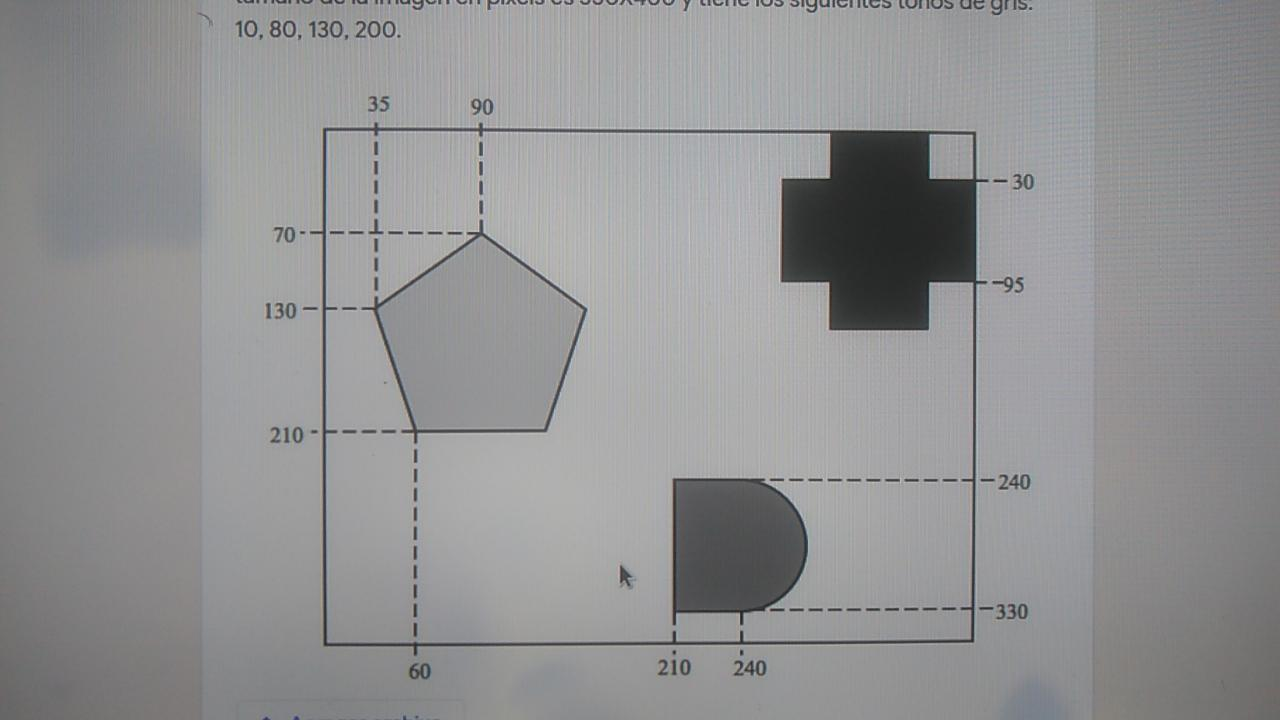
#> input picture ex.jpeg, 1280 x 720 px
$ jupyter execute Ecualizacion.ipynb
#> lines starting #> are read from the running program, lines starting #| are printed output that depends on the picture
[cell 1]
import matplotlib.pyplot as plt
import numpy as np
from PIL import Image
import requests
from io import BytesIO

[cell 2]
to_gray = lambda img:np.sum(img.copy() * [.299,.587,.114], axis=-1)

[cell 3]
def histogram(x):
    counter = dict(zip(np.arange(256),np.zeros(256).astype(int)))
    for i in x:
        counter[i//1] +=1
    return np.array(list(counter.values())),np.array(list(counter.keys()))

cumsum = lambda x:np.array([sum(x[:i+1]) for i in range(len(x))])

[cell 4]
img = Image.open('ex.jpeg')
#> img is the input picture: PIL image 1280x720 RGB; mean R, G, B 146, 146.3, 147.3
img_g = to_gray(np.array(img))
pixels = len(img_g.flatten())
#> pixels = 921600

# Histograma original
hist,vals = histogram(img_g.flatten())
#> the loop in histogram, `for i in x:` made 921600 passes
#> i on passes 1 to 3: 118, 118, 118
#> after the loop in histogram, `for i in x:`: counter = 256 items
#> hist = 256 values, max 28324 at index 161, min 0 at index 0, mean 3600; vals = 256 values from 0 to 255

# Funcion Transformacion
tranformation = (cumsum(hist)*255)//pixels
#> tranformation = 256 values from 0 to 255
tranformation = tranformation.astype(int)

# Ecualizacion
vfunc = np.vectorize(lambda x: tranformation[int(x)])
img_eq = vfunc(img_g.copy())
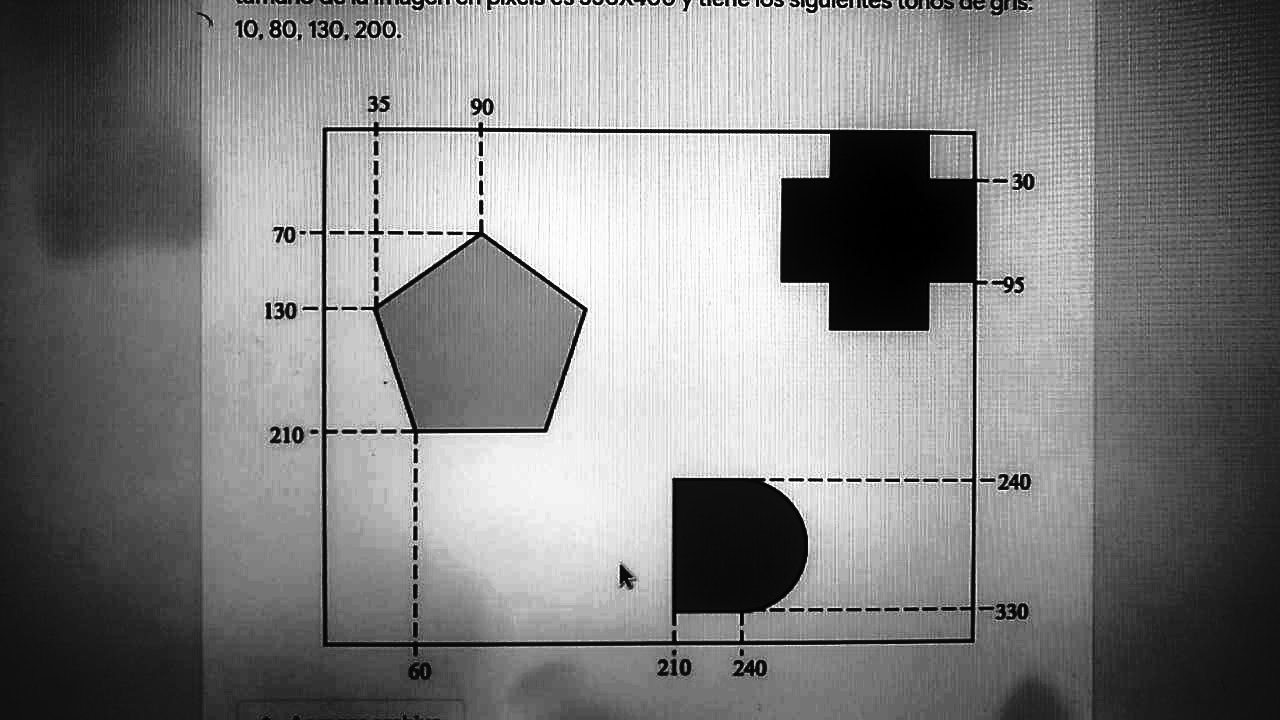
#> img_eq: shape (720, 1280) int64; min 0, max 255, mean 129

# Histograma ecualizado
hist_eq,vals_eq = histogram(img_eq.flatten())
#> the loop in histogram (call 2), `for i in x:` made 921600 passes
#> i on passes 1 to 3: 22, 22, 22
#> hist_eq = 256 values, max 28324 at index 176, min 0 at index 29, mean 3600; vals_eq = 256 values from 0 to 255

fig, axs = plt.subplots(2, 2)
fig.set_size_inches(8, 8)
axs[0, 0].imshow(img_g,cmap="gray", vmin=0, vmax=255)
axs[0, 1].bar(vals,hist/pixels)
axs[1, 0].imshow(img_eq,cmap="gray", vmin=0, vmax=255)
axs[1, 1].bar(vals_eq,hist_eq/pixels)

plt.show()
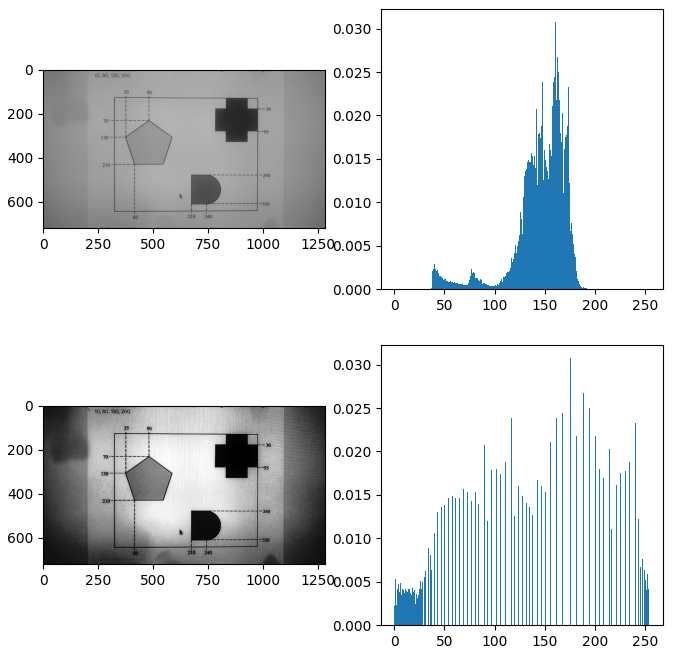
#> figure drawn by matplotlib, 4 panels; panel 2: tallest bar 0.0307 high, from x = 160.6 to 161.4; panel 4: tallest bar 0.0307 high, from x = 175.6 to 176.4

[cell 5]
plt.plot(tranformation)
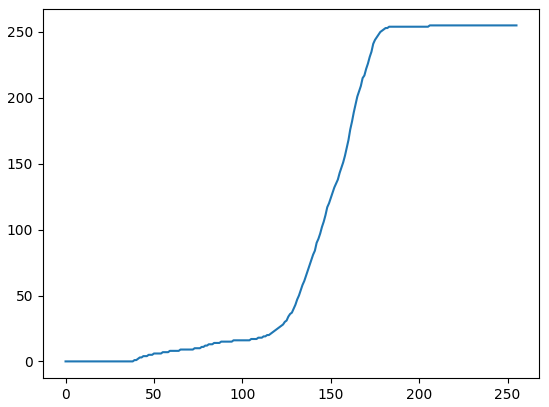
#> figure drawn by matplotlib, 1 panel; curve peaks at x = 206, y = 255

$ run again, with eri.jpeg copied over ex.jpeg
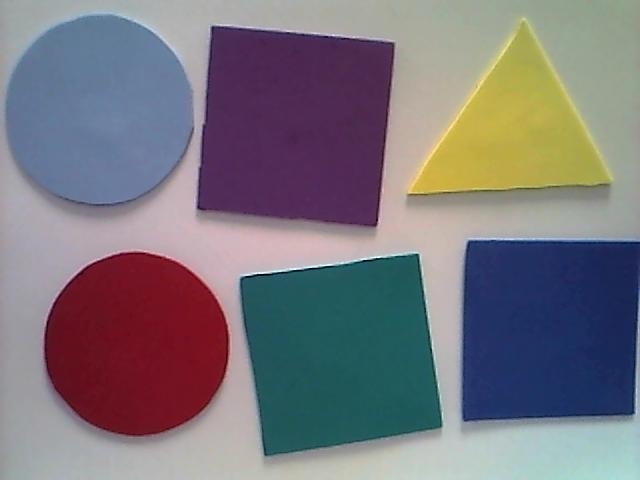
#> input picture eri.jpeg, 640 x 480 px
#> img is the input picture: PIL image 640x480 RGB; mean R, G, B 121.3, 117.4, 124.4
#> pixels = 307200
#> the loop in histogram, `for i in x:` made 307200 passes
#> i on passes 1 to 3: 155.2, 155.2, 156.2
#> after the loop in histogram, `for i in x:`: counter = 256 items
#> hist = 256 values, max 7797 at index 50, min 0 at index 0, mean 1200; vals = 256 values from 0 to 255
#> `img_eq = vfunc(img_g.copy())`:
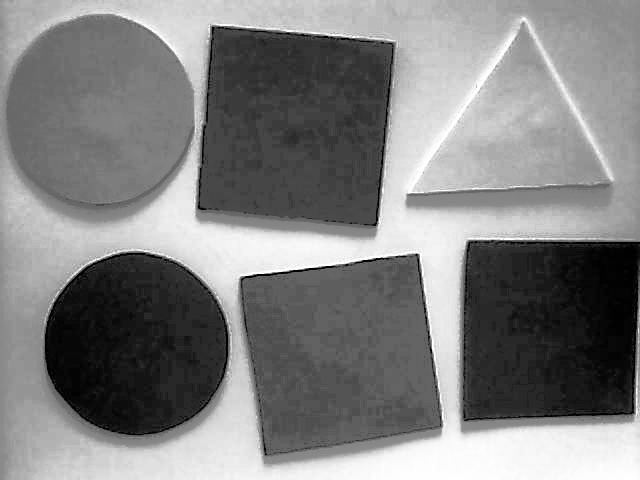
#> img_eq: shape (480, 640) int64; min 0, max 255, mean 128.5
#> the loop in histogram (call 2), `for i in x:` made 307200 passes
#> i on passes 1 to 3: 148, 148, 150
#> hist_eq = 256 values, max 7797 at index 40, min 0 at index 3, mean 1200; vals_eq = 256 values from 0 to 255
#> `[cell 5] plt.plot(tranformation)`:
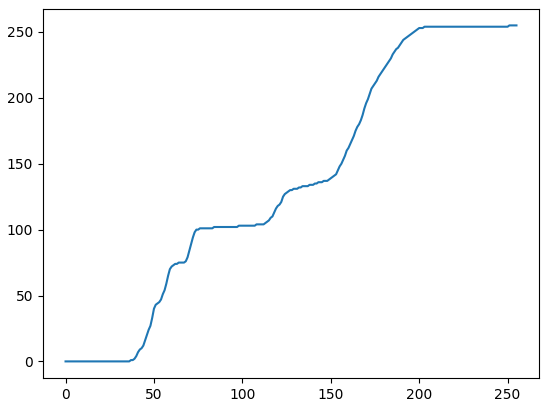
#> figure drawn by matplotlib, 1 panel; curve peaks at x = 251, y = 255
